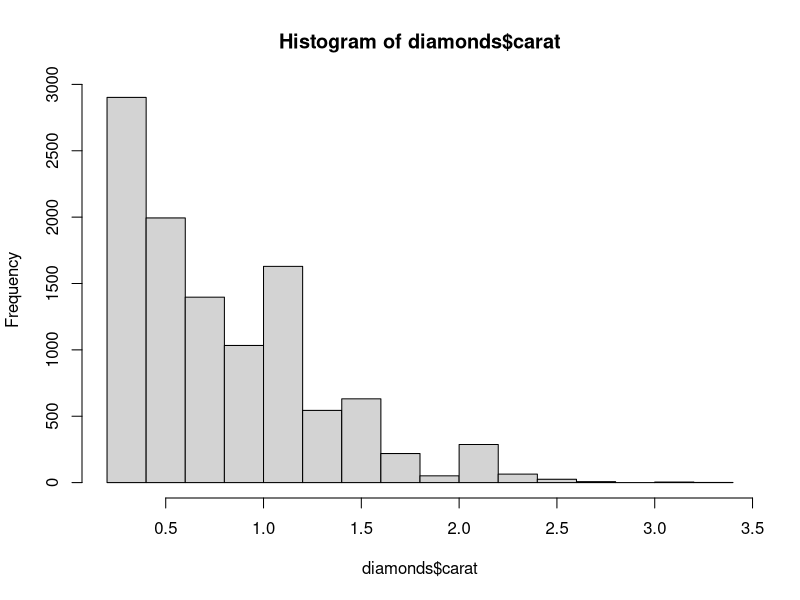
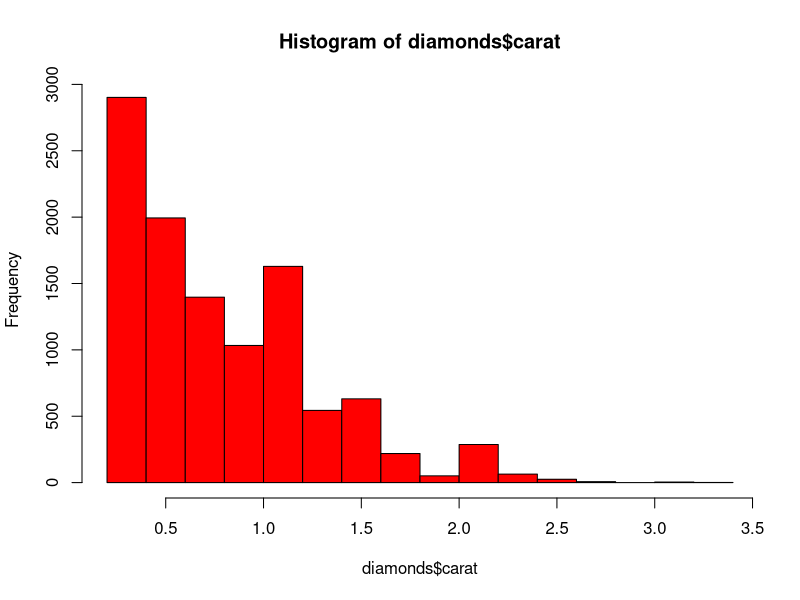
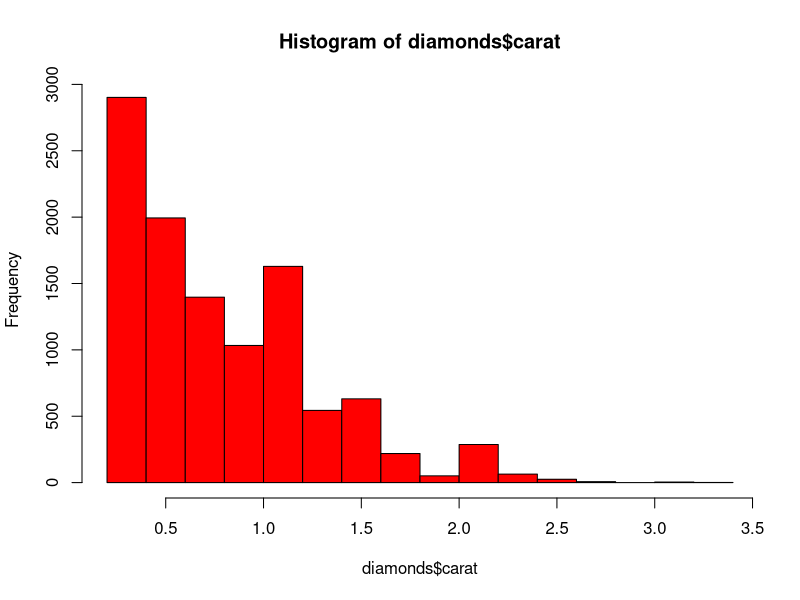
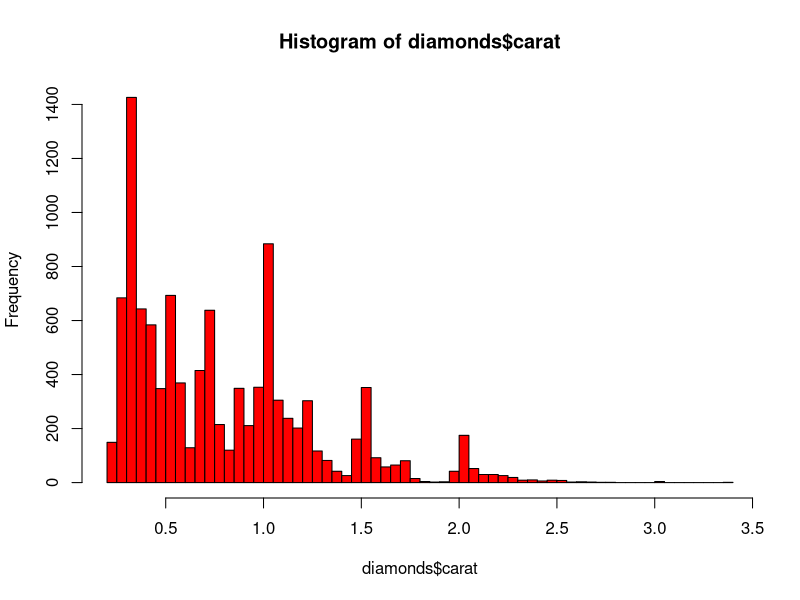
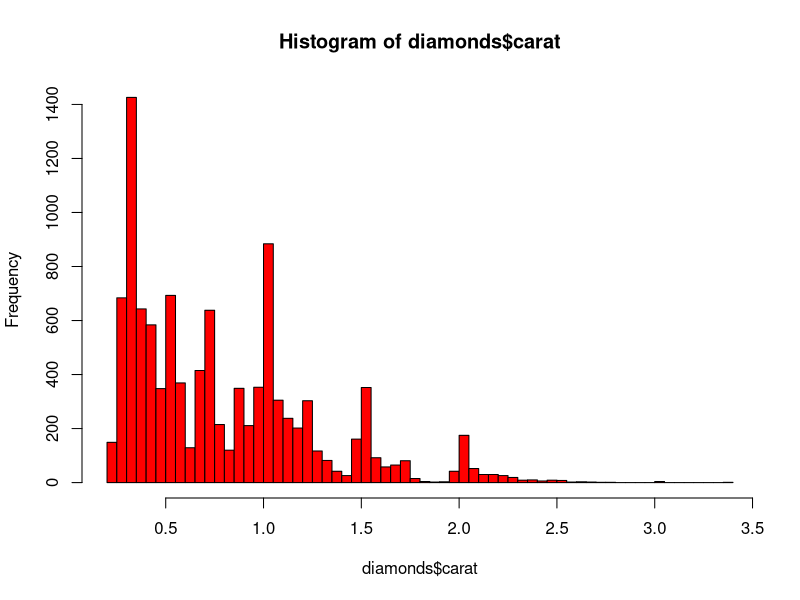
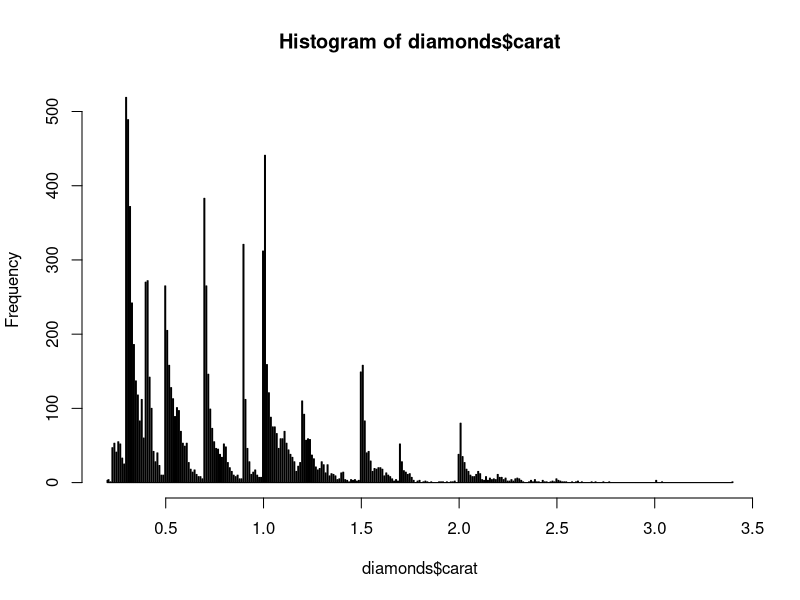
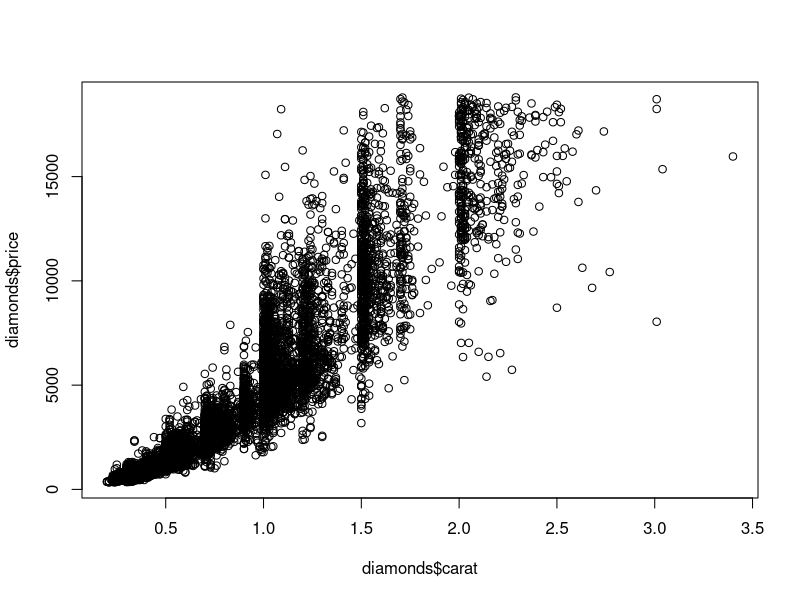
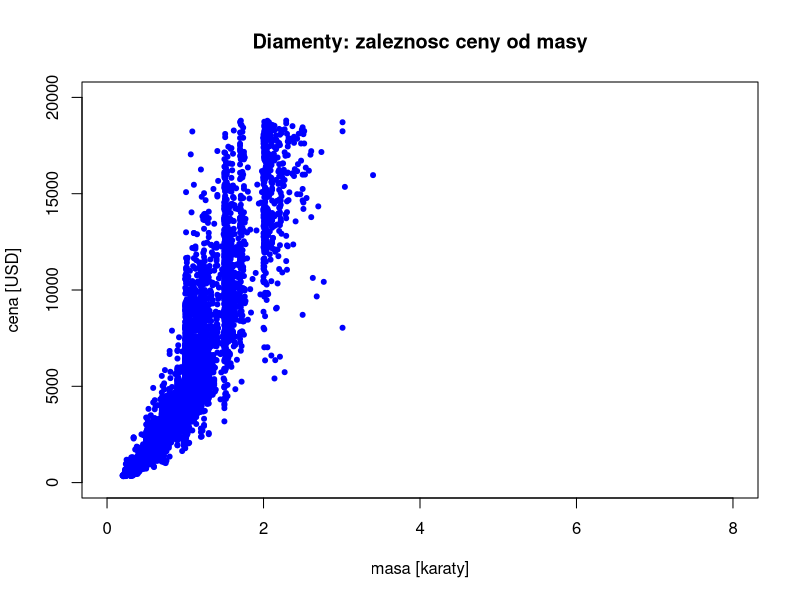

These charts were generated, in order, by the following R code:
################################################################################
### IRD
### Lab 03
### Wizualizacja danych
################################################################################

# Biblioteki
#install.packages("ggplot2")
library(ggplot2)
library(tidyverse)

# Dane
data(diamonds)
diamonds <- sample_frac(diamonds, 0.2)

# Eksploracja danych
str(diamonds)
summary(diamonds)

# price
# price in US dollars (\$326--\$18,823)
# 
# carat
# weight of the diamond (0.2--5.01); 1 carat == 200 milligrams
# 
# cut
# quality of the cut (Fair, Good, Very Good, Premium, Ideal)
# 
# color
# diamond colour, from J (worst) to D (best)
# 
# clarity
# a measurement of how clear the diamond is (I1 (worst), SI2, SI1, VS2, VS1, VVS2, VVS1, IF (best))
# 
# x
# length in mm (0--10.74)
# 
# y
# width in mm (0--58.9)
# 
# z
# depth in mm (0--31.8)
# 
# depth
# total depth percentage = z / mean(x, y) = 2 * z / (x + y) (43--79)
# 
# table
# width of top of diamond relative to widest point (43--95)

################################################################################

# Histogram
hist(diamonds$carat)
hist(diamonds$carat, col = "red")
hist(diamonds$carat, col = "red", breaks = 20)
hist(diamonds$carat, col = "red", breaks = 50)
hist(diamonds$carat, col = "red", breaks = 100)
hist(diamonds$carat, col = "red", breaks = 500)

# Wykresy bazowe

plot(diamonds$carat, diamonds$price)

plot(diamonds$carat, diamonds$price, col = "blue", pch = 20,
     xlim = c(0, 8), ylim = c(0, 20000), 
     xlab = "masa [karaty]", ylab = "cena [USD]",
     main = "Diamenty: zaleznosc ceny od masy")

################################################################################
# ggplot
################################################################################

 ##kazdy wykres sklada sie:
ggplot(diamonds)   +  # z odwolania do zbioru danych 
geom_point( # warstw ~ 'ksztaltow'
  aes( x = carat, y = price) # przyporzadkowania zmiennych do osi wewnatrz warstwy 
)

## ale 'rzutowania' mozna podac od razu: 
ggplot(diamonds,  aes( x = carat, y = price) ) +
  geom_point( ) ## wtedy wszystkie warstwy maja domyslne przyporzadkowane zmienne

### jakie sa inne warstwy? 

## linia (lamana)
ggplot(diamonds)   +
  geom_line( 
    aes( x = carat, y = price, color = "red") 
  )

## punkty + linia trendu
ggplot(diamonds, aes( x = carat, y = price) )   +
  geom_point( ) +
  geom_smooth( 
    aes( x = carat, y = price) 
  )
  
ggplot(diamonds, aes( x = carat, y = price) )   +
  geom_point( ) +
  geom_smooth( 
    aes( x = carat, y = price),
    method = "lm"
  )  

ggplot(diamonds,  aes( x = carat, y = price) ) +
  geom_point( ) +
  geom_smooth(method = "loess") 

## Wykres pudelkowy (boxplot) 

ggplot(diamonds, aes(x = cut, y = price)) +
  geom_boxplot()

## wykres slupkowy 

diamondsMean <- diamonds %>% 
  group_by(., clarity) %>% 
  summarise(., price = mean(price))

# Srednia cena w podziale na szlif
ggplot(diamondsMean) + 
  geom_bar( aes(x = clarity, y = price ), 
            stat = "identity") 

diamondsMeanCut <- diamonds %>% 
  group_by(., clarity, cut) %>% 
  summarise(., price = mean(price))

# Srednia cena w podziale na szlif i czystosc

ggplot(diamondsMeanCut) + 
  geom_bar( aes(x = clarity, y = price, fill = cut ),
            stat = "identity") 

ggplot(diamondsMeanCut) + 
  geom_bar( aes(x = clarity, y = price, fill = cut ),
            stat = "identity",
            position = "dodge") 

## Histogram

ggplot(diamonds) + 
  geom_histogram( aes(x = carat )) 

ggplot(diamonds) + 
  geom_histogram( aes(x = carat), binwidth = 0.02) 

## Wykres gestosci 

ggplot(diamonds) + 
  geom_density( aes(x = price )) 

# W zaleznosci od czystosci
ggplot(diamonds) + 
  geom_density( aes(x = price, fill = clarity)) 

# alpha - parametr przejrzystosci
ggplot(diamonds) + 
  geom_density( aes(x = price, fill = clarity), alpha = 1) 

ggplot(diamonds) + 
  geom_density( aes(x = price, fill = clarity), alpha = 0.2) 

### jakie moga byc parametry kazdej warstwy?

## color
ggplot(diamonds)   +  
  geom_point( 
    aes( x = carat, y = price,
         col = clarity)
  )

## ale
ggplot(diamonds)   +  
  geom_point( 
    aes( x = carat, y = price), 
    col = "blue"
    )

ggplot(diamonds)   +  
  geom_point( 
    aes( x = carat, y = price, col = "blue")
  )

## fill

ggplot(diamonds)   +  
  geom_smooth( 
    aes( x = carat, y = price,
         fill = clarity)
  )

### roznica miedzy fill a color 

ggplot(filter(diamonds, clarity == "I1",carat <=1))   +  
  geom_bar( 
    aes( x = carat , fill = clarity)
  )

ggplot(filter(diamonds, clarity == "I1", carat <=1))   +  
  geom_bar( 
    aes( x = carat , col = clarity)
  )

## shape 

ggplot(diamonds)   +  
  geom_point( 
    aes( x = carat, y = price,
         col = clarity,
         shape = cut)
  )

## size

ggplot(diamonds)   +  
  geom_point( 
    aes( x = carat, y = price,
         size = z),
    alpha = 0.4
  )


## typ linii 
ggplot(diamondsMeanCut)   +  
  geom_line( 
    aes( x = clarity , y = price , linetype = cut, group = cut)
  )

### grupowanie wykresow 

ggplot(diamonds)   +  
  geom_point( 
    aes( x = carat, y = price)) 

ggplot(diamonds)   +  
  geom_point( 
    aes( x = carat, y = price)) +
    facet_grid(cut ~. )

ggplot(diamonds)   +  
  geom_point( 
    aes( x = carat, y = price)) +
  facet_grid(. ~ cut )

ggplot(diamonds)   +  
  geom_point( 
    aes( x = carat, y = price)) +
  facet_grid(clarity ~ cut )

### kwestie estetyczne 

ggplot(diamonds)   +  
  geom_point( 
    aes( x = carat, y = price,
         col = clarity)
  )

## sterowanei wygladem poprzez theme i jego predefiniowane warianty
ggplot(diamonds)   +  
  geom_point( 
    aes( x = carat, y = price,
         col = clarity)
  ) + 
  theme_bw(base_size = 16)


ggplot(diamonds)   +  
  geom_point( 
    aes( x = carat, y = price,
         col = clarity)
  ) + 
  theme_bw(base_size = 16) +
  xlab("Karaty") +
  ylab("Cena") +
  theme(axis.text.x = element_text(face="bold", color="#993333", 
                                   size=14, angle=45))
  
## kolejnosc ma znaczenie: 

ggplot(diamonds)   +  
  geom_point( 
    aes( x = carat, y = price,
         col = clarity)
  ) + 
  xlab("Karaty") +
  ylab("Cena") +
  theme(axis.text.x = element_text(face="bold", color="#993333", 
                                   size=14, angle=45)) +
  theme_bw(base_size = 16) 


## zmiany na osiach 
ggplot(diamonds)   +  
  geom_point( 
    aes( x = carat, y = price,
         col = clarity)
  ) + 
  xlab("Karaty") +
  ylab("Cena") +
  theme_bw(base_size = 16)  +
  scale_x_continuous(breaks = c(0:5), 
                     labels = c("0 karatow", "1 karat", "2 karaty", "3 karaty", "4 karaty", "5 karatow")) 

## zmiany legendy 
ggplot(diamonds)   +  
  geom_point( 
    aes( x = carat, y = price,
         col = clarity)
  ) + 
  xlab("Karaty") +
  ylab("Cena") +
  theme_bw(base_size = 16)  +
  scale_color_discrete(name = "Czystosc")


### eksportowanie wykresow 

pdf("diamonds.pdf", width = 10, height = 8)

print(
  ggplot(diamonds)   +  
        geom_point( 
          aes( x = carat, y = price))
      )

dev.off()

## wiele wykresow
clarityVal  <- unique(diamonds$clarity)

for(i in 1:length(clarityVal)){
pdf(
  paste0("diamonds",i,".pdf"), 
  width = 10, height = 8)

print(
  ggplot(
    filter(diamonds, clarity == clarityVal[i])  
    ) +  
    geom_point( 
      aes( x = carat, y = price)) +
      ggtitle(clarityVal[i])
)

dev.off()
}

  pdf(
    "diamondsClarity.pdf", 
    width = 10, height = 8)
  for(i in 1:length(clarityVal)){
  print(
    ggplot(
      filter(diamonds, clarity == clarityVal[i])  
    ) +  
      geom_point( 
        aes( x = carat, y = price)) +
      ggtitle(clarityVal[i])
  )
  
  }
  
 dev.off()
 
 
### dodatek - zmiana struktury danych funkcjami melt i dcast 

 #install.packages("datasets")
 #install.packages("reshape2")
 library(reshape2)
 
 # Indeksy giełd europejskich
 EuStockMarkets <- as_tibble(
   data.frame(time = time(EuStockMarkets), EuStockMarkets)
 )
 
 meltedStock <- as_tibble(melt(EuStockMarkets, id = "time" ))
 
 ggplot(meltedStock) +
   geom_line(aes(x = time, y = value, col = variable))
 
 ##i powrot do poprzedniej postaci
 dcast(meltedStock, time ~ variable )
 
 
### Zadania

# 1)
# Dla danych o samochodach (cars) narysuj wykres punktowy dystansu hamowania 
# w zaleznosci od predkosci, uzywajac:
# a) funkcji bazowych,
# b) ggplot.
 
# W podpunkcie b) dopasuj linie trendu (na rozne sposoby). Wybierz najlepsza, wybor uzasadnij.
# Nadaj wykresom tytuly i opisz osie (po polsku).
 
data(cars)

## 2)
# Dla danych iris zwizualizuj zaleznosci pomiedzy wymiarami elementow 
# kwiatow w zaleznosci od gatunku, uzywajac pakietu ggplot.
# Nadaj wykresom tytuly i opisz osie (po polsku).

# Sprobuj roznych (co najmniej 2) podejsc do wizualizacji danych. 
# Wskaz sposob, ktory Twoim zdaniem bedzie najbardziej czytelny 
# dla osoby niezaznajomionej ze statystyką i programowaniem.

# Zwiazki do pokazania (w zaleznosci od gatunku):
# a) Dlugosc kwiatu a szerokosc kwiatu
# b) Dlugosc liscia a szerokosc liscia
# c) Dlugosc liscia a dlugosc kwiatu

#(Sepal oznacza lisc, petal - kwiat)

data(iris)
